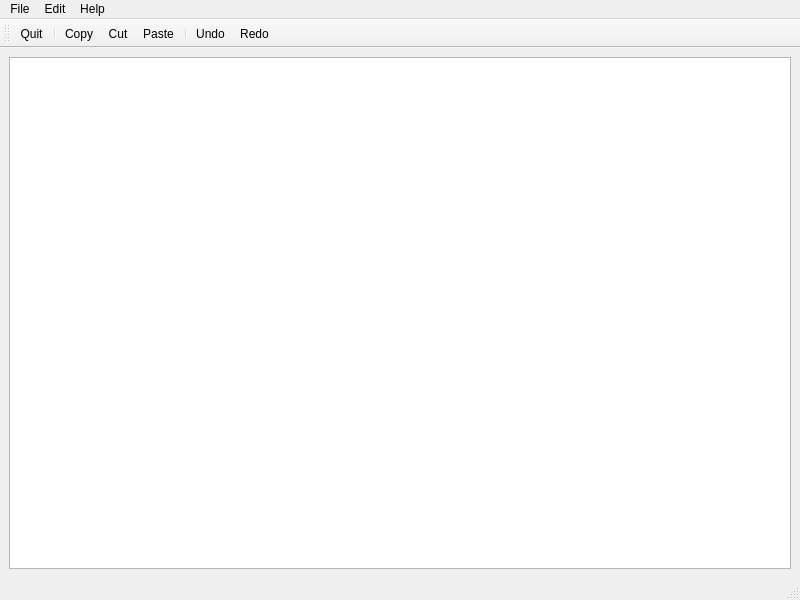
<?xml version="1.0" encoding="UTF-8"?>
<ui version="4.0">
 <class>MainWindow</class>
 <widget class="QMainWindow" name="MainWindow">
  <property name="geometry">
   <rect>
    <x>0</x>
    <y>0</y>
    <width>800</width>
    <height>600</height>
   </rect>
  </property>
  <property name="windowTitle">
   <string>MainWindow</string>
  </property>
  <widget class="QWidget" name="centralwidget">
   <layout class="QVBoxLayout" name="verticalLayout">
    <item>
     <widget class="QTextEdit" name="textEdit"/>
    </item>
   </layout>
  </widget>
  <widget class="QMenuBar" name="menubar">
   <property name="geometry">
    <rect>
     <x>0</x>
     <y>0</y>
     <width>800</width>
     <height>33</height>
    </rect>
   </property>
   <widget class="QMenu" name="menuFile">
    <property name="title">
     <string>File</string>
    </property>
    <addaction name="actionQuit"/>
   </widget>
   <widget class="QMenu" name="menuEdit">
    <property name="title">
     <string>Edit</string>
    </property>
    <addaction name="actionCopy"/>
    <addaction name="actionCut"/>
    <addaction name="actionPaste"/>
    <addaction name="separator"/>
    <addaction name="actionUndo"/>
    <addaction name="actionRedo"/>
   </widget>
   <widget class="QMenu" name="menuHelp">
    <property name="title">
     <string>Help</string>
    </property>
    <addaction name="actionAbout"/>
    <addaction name="actionAboutQt"/>
   </widget>
   <addaction name="menuFile"/>
   <addaction name="menuEdit"/>
   <addaction name="menuHelp"/>
  </widget>
  <widget class="QStatusBar" name="statusbar"/>
  <widget class="QToolBar" name="toolBar">
   <property name="windowTitle">
    <string>toolBar</string>
   </property>
   <attribute name="toolBarArea">
    <enum>TopToolBarArea</enum>
   </attribute>
   <attribute name="toolBarBreak">
    <bool>false</bool>
   </attribute>
   <addaction name="actionQuit"/>
   <addaction name="separator"/>
   <addaction name="actionCopy"/>
   <addaction name="actionCut"/>
   <addaction name="actionPaste"/>
   <addaction name="separator"/>
   <addaction name="actionUndo"/>
   <addaction name="actionRedo"/>
  </widget>
  <action name="actionQuit">
   <property name="icon">
    <iconset resource="resource.qrc">
     <normaloff>:/images/quitIcon.png</normaloff>:/images/quitIcon.png</iconset>
   </property>
   <property name="text">
    <string>Quit</string>
   </property>
  </action>
  <action name="actionCopy">
   <property name="icon">
    <iconset resource="resource.qrc">
     <normaloff>:/images/copyIcon.png</normaloff>:/images/copyIcon.png</iconset>
   </property>
   <property name="text">
    <string>Copy</string>
   </property>
  </action>
  <action name="actionCut">
   <property name="icon">
    <iconset resource="resource.qrc">
     <normaloff>:/images/cutIcon.png</normaloff>:/images/cutIcon.png</iconset>
   </property>
   <property name="text">
    <string>Cut</string>
   </property>
  </action>
  <action name="actionPaste">
   <property name="icon">
    <iconset resource="resource.qrc">
     <normaloff>:/images/pasteIcon.png</normaloff>:/images/pasteIcon.png</iconset>
   </property>
   <property name="text">
    <string>Paste</string>
   </property>
  </action>
  <action name="actionUndo">
   <property name="icon">
    <iconset resource="resource.qrc">
     <normaloff>:/images/undoIcon.png</normaloff>:/images/undoIcon.png</iconset>
   </property>
   <property name="text">
    <string>Undo</string>
   </property>
  </action>
  <action name="actionRedo">
   <property name="icon">
    <iconset resource="resource.qrc">
     <normaloff>:/images/redoIcon.png</normaloff>:/images/redoIcon.png</iconset>
   </property>
   <property name="text">
    <string>Redo</string>
   </property>
  </action>
  <action name="actionAbout">
   <property name="icon">
    <iconset resource="resource.qrc">
     <normaloff>:/images/aboutIcon.png</normaloff>:/images/aboutIcon.png</iconset>
   </property>
   <property name="text">
    <string>About</string>
   </property>
  </action>
  <action name="actionAboutQt">
   <property name="icon">
    <iconset resource="resource.qrc">
     <normaloff>:/images/aboutQtIcon.png</normaloff>:/images/aboutQtIcon.png</iconset>
   </property>
   <property name="text">
    <string>AboutQt</string>
   </property>
  </action>
 </widget>
 <resources>
  <include location="resource.qrc"/>
 </resources>
 <connections/>
</ui>
